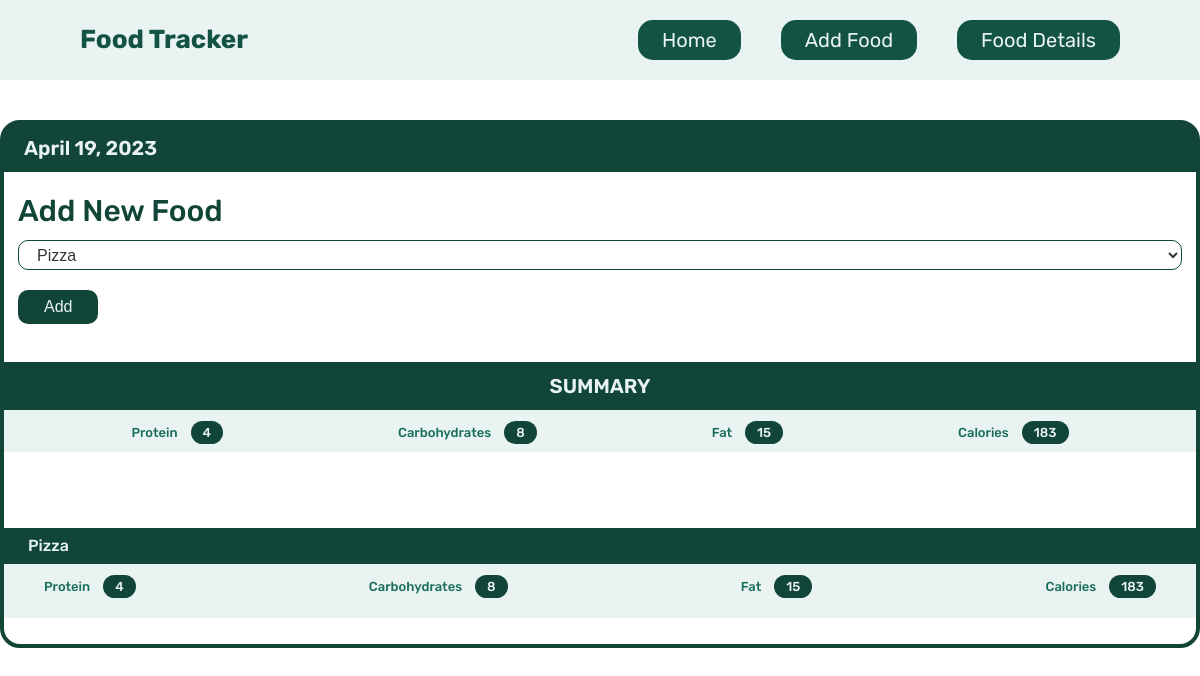
Screenshot of /view/20230419 with the database file from the repository.
### tables this page shows
CREATE TABLE food(
    id integer PRIMARY KEY AUTOINCREMENT,
    name text not null,
    fat integer not NULL,
    protein integer not null,
    carbs integer not null,
    calories integer not null
);

### app.py (the view)
@app.route('/view/<date>', methods = ["GET", "POST"])
def view(date):
    db = get_db()
    cur = db.execute("select id, entry_date from log_date where entry_date = ?", [date])
    date_result = cur.fetchone()
    if request.method == "POST":
        db.execute('insert into food_date (food_id, log_date_id) values (?, ?)', [request.form['food-selected'], date_result['id']])
        db.commit()
    d = datetime.strptime(str(date_result['entry_date']), '%Y%m%d')
    readable_date = datetime.strftime(d, '%B %d, %Y')
    food_cur = db.execute('select id, name from food')
    food_results = food_cur.fetchall()
    log_cur = db.execute(
        """
        select food.name, food.protein, food.carbs, food.fat, food.calories from log_date
        join food_date on food_date.log_date_id = log_date.id
        join food on food.id = food_date.food_id
        where log_date.entry_date = ?
        """,
        [date]
    )
    log_results = log_cur.fetchall()
    totals = {}
    totals['protein'] = 0
    totals['carbs'] = 0
    totals['fat'] = 0
    totals['calories'] = 0
    for food in log_results:
        totals['protein'] += food['protein']
        totals['carbs'] += food['carbs']
        totals['fat'] += food['fat']
        totals['calories'] += food['calories']
    return render_template('view.html', entry_date=date_result['entry_date'], readable_date = readable_date, \
                           food_results=food_results, log_results=log_results, totals = totals)

### app.py (called while the page is built)
def connect_db():
    sql = sqlite3.connect(r'C:\Users\anubh\Desktop\Flask Course\Food Tracker\database.db')
    sql.row_factory = sqlite3.Row
    return sql

def get_db():
    if not hasattr(g, 'sqlite_db'):
        g.sqlite_db = connect_db()
    return g.sqlite_db

### Templates/view.html (shortened to what this page needs)
{% extends "base.html" %}
{% block body %}
<main class="container">
    <div class="box">
        <h3 class="date-heading"> {{readable_date}} </h3>
        <div class="select-container">
            <h3 class="add-food-heading"> Add New Food </h3>
            <form action="{{url_for('view', date = entry_date)}}" method="POST" class="select-form">
                <select name="food-selected">
                    {% for food in food_results %}
                    <option value= {{food.id}}>{{food.name}}</option>
                    {% endfor %}
                </select>
                <button type="submit" class="btn">Add</button>
            </form>
        </div>
        <div class="summary-container">
            <h3 class="summary"> Summary </h3>
            <div class="totals">
                <ul class="totals-list">
                    <li>Protein <span> {{totals.protein}}</span></li>
                    <li>Carbohydrates <span>{{totals.carbs}}</span></li>
                    <li>Fat <span>{{totals.fat}}</span></li>
                    <li>Calories <span>{{totals.calories}}</span></li>
                </ul>
            </div>
        </div>
        {% for food in log_results %}
        <div class="individual-summary-container">
            <h3 class="individual-food-heading"> {{food.name}} </h3>
            <div class="totals">
                <ul class="totals-list">
                    <li>Protein <span>{{food.protein}}</span></li>
                    <li>Carbohydrates <span>{{food.carbs}}</span></li>
                    <li>Fat <span>{{food.fat}}</span></li>
                    <li>Calories <span>{{food.calories}}</span></li>
                </ul>
            </div>
        </div>
        {% endfor %}
    </div>
{% endblock %}

### static/general.css (style rules this page uses)
* { margin: 0; padding: 0; box-sizing: border-box; }
html { font-size: 62.5%; }
body { font-family: "Rubik", sans-serif; line-height: 1; font-weight: 400; color: #555; position: relative; }

### static/styles.css (style rules this page uses)
.container { margin: 0 auto; margin-top: 4rem; width: 120rem; }
.btn, .btn:link, .btn:visited { background-color: #104538; font-size: 1.6rem; padding: 0.8rem 2.6rem; cursor: pointer; color: #e9f3f1; border: none; border-radius: 10px; transition: all 0.3s; }
.totals { padding: 1.6rem 4rem; }
.totals-list { list-style: none; display: flex; justify-content: space-between; align-items: center; }
.totals-list li { font-size: 1.3rem; font-weight: 500; color: #196e5a; }
.totals-list li span { background-color: #104538; padding: 0.4rem 1.2rem; color: #e9f3f1; margin-left: 1rem; border-radius: 30px; }
.box { border: 4px solid #104538; border-radius: 20px; margin-bottom: 4rem; }
.select-container { color: #104538; margin-bottom: 2.4rem; }
select { background: transparent; color: #333; font-weight: 500; font-size: 1.6rem; width: 100%; padding-left: 1.4rem; margin-bottom: 2rem; height: 3rem; border-radius: 10px; border-color: #104538; }
.select-form { padding: 1.4rem; }
.date-heading { background-color: #104538; padding: 1.4rem 2rem; color:#e9f3f1; font-size: 2rem; font-weight: 600; border-top-left-radius: 12px; border-top-right-radius: 12px; }
.add-food-heading { font-size: 3rem; font-weight: 500; padding: 0 1.4rem; margin-top: 2.4rem; }
.summary-container { height: 9rem; background-color: #e9f3f1; margin-bottom: 7.6rem; }
.summary { background-color: #104538; padding: 1.4rem 2rem; color:#e9f3f1; font-size: 2rem; font-weight: 600; text-transform: uppercase; text-align: center; }
.summary-container .totals-list { list-style: none; display: flex; justify-content: space-around; align-items: center; }
.individual-summary-container { height: 9rem; background-color: #e9f3f1; margin-bottom: 2.6rem; }
.individual-food-heading { font-size: 1.6rem; font-weight: 500; color: #e9f3f1; background-color: #104538; padding: 1rem 2.4rem; }

### rows the page displays
food: name "Pizza", protein "4", carbs "8", fat "15", calories "183"

### other values shown
{{ readable_date }} "April 19, 2023"
{{ totals.protein }} "4"
{{ totals.carbs }} "8"
{{ totals.fat }} "15"
{{ totals.calories }} "183"
form field food-selected "Pizza"
